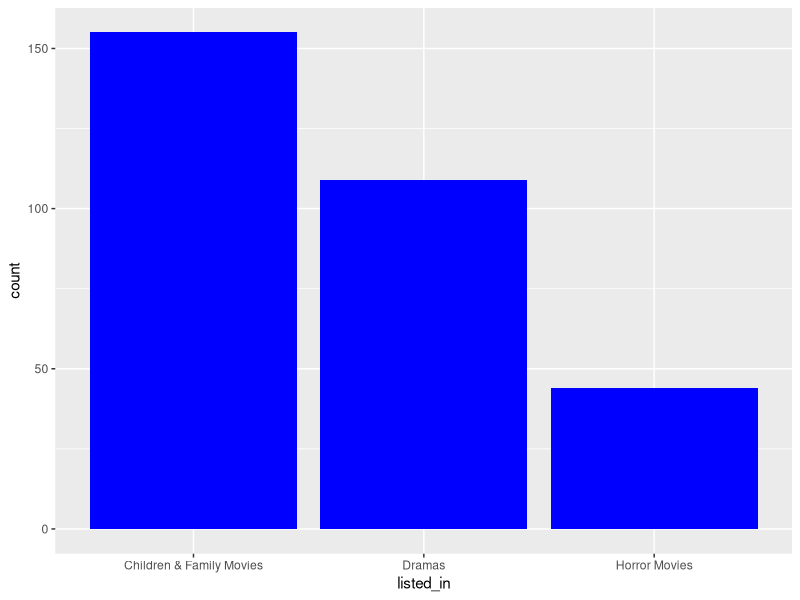
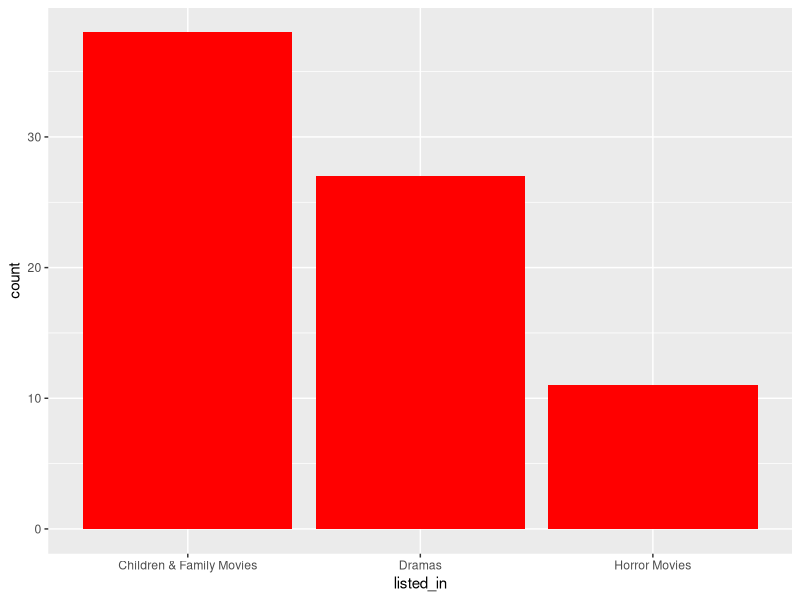
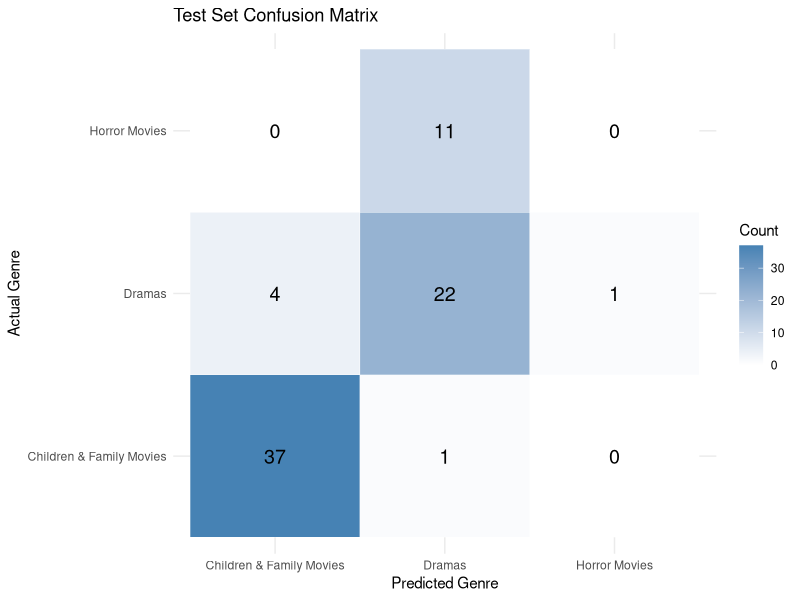

The R source for these figures, in order:
## ---- chunk 1
library(tidyverse)
netflix_titles <- read_csv("netflix_titles.csv")
head(netflix_titles)
## ---- chunk 2
library(dplyr)
library(tidyr)
library(forcats)
library(caret)
library(nnet)
library(car)
library(ggplot2)

netflix_movies <- netflix_titles %>% filter(type == "Movie")
netflix_movies <- netflix_movies %>% filter(listed_in %in% c('Children & Family Movies', 'Dramas', 'Horror Movies') )
netflix_movies <- netflix_movies %>% select(director, release_year, rating, listed_in)
netflix_movies <- netflix_movies %>% drop_na()
netflix_movies <- netflix_movies %>% mutate(listed_in = factor(listed_in), rating = factor(rating), director = factor(director)) %>% droplevels()

train_indices <- createDataPartition(netflix_movies$listed_in,p = 0.80,list = FALSE)[, 1]

netflix_movies_train <- netflix_movies[train_indices, ] %>% droplevels()
netflix_movies_test <- netflix_movies[-train_indices, ] %>% droplevels()

# simplify directors by combinging rare ones
netflix_movies_train$director <- fct_lump_min(netflix_movies_train$director, min = 5, other_level = "Other")
train_directors <- levels(netflix_movies_train$director)
test_directors <- as.character(netflix_movies_test$director)
test_directors[!test_directors %in% train_directors] <- "Other"
netflix_movies_test$director <- factor(test_directors,levels = train_directors)
## ---- chunk 3
ggplot(netflix_movies_train, aes(x = listed_in)) +
  geom_bar(fill = "blue")

ggplot(netflix_movies_test, aes(x = listed_in)) +
  geom_bar(fill = "red")
## ---- chunk 4
model <- multinom(formula = listed_in ~ release_year + rating + director, data = netflix_movies_train)
summary(model)
## ---- chunk 5
vif_model <- lm(release_year ~ rating + director, data = netflix_movies_train)
vif(vif_model)
## ---- chunk 6
train_pred <- predict(model,newdata = netflix_movies_train,type = "class")
test_pred <- predict(model,newdata = netflix_movies_test,type = "class")

train_cm <- confusionMatrix(factor(train_pred, levels = levels(netflix_movies_train$listed_in)), netflix_movies_train$listed_in)

test_cm <- confusionMatrix(factor(test_pred, levels = levels(netflix_movies_train$listed_in)), factor(netflix_movies_test$listed_in, levels = levels(netflix_movies_train$listed_in)))

train_cm
test_cm

cat("Training accuracy:", round(train_cm$overall["Accuracy"], 3), "\n")
cat("Testing accuracy:", round(test_cm$overall["Accuracy"], 3), "\n")
## ---- chunk 7
confusion_df <- as.data.frame(test_cm$table)

ggplot(
  confusion_df,
  aes(x = Prediction, y = Reference, fill = Freq)
) +
  geom_tile(color = "white") +
  geom_text(aes(label = Freq), size = 5) +
  scale_fill_gradient(low = "white", high = "steelblue") +
  labs(
    title = "Test Set Confusion Matrix",
    x = "Predicted Genre",
    y = "Actual Genre",
    fill = "Count"
  ) +
  theme_minimal()
